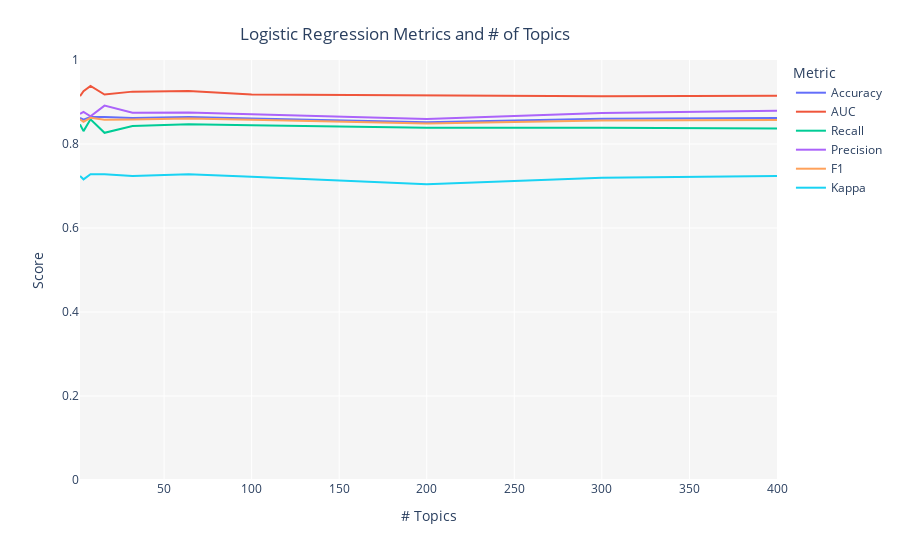

Write notebook code for a chart like this one.
### Code cell
tuned_classification = tune_model(model = 'lda', multi_core = True, supervised_target = 'status')

### Figure 1 — Plotly figure (JSON) as saved in the notebook; plotly's stock layout.template omitted (floating-point values rounded to 4 significant figures)
{"data": [{"hovertemplate": "Metric=Accuracy<br># Topics=%{x}<br>Score=%{y}<extra></extra>", "legendgroup": "Accuracy", "line": {"color": "#636efa", "dash": "solid", "shape": "linear"}, "mode": "lines", "name": "Accuracy", "orientation": "v", "showlegend": true, "type": "scatter", "x": [2, 4, 8, 16, 32, 64, 100, 200, 300, 400], "xaxis": "x", "y": [0.862, 0.858, 0.864, 0.864, 0.862, 0.864, 0.861, 0.852, 0.86, 0.862], "yaxis": "y"}, {"hovertemplate": "Metric=AUC<br># Topics=%{x}<br>Score=%{y}<extra></extra>", "legendgroup": "AUC", "line": {"color": "#EF553B", "dash": "solid", "shape": "linear"}, "mode": "lines", "name": "AUC", "orientation": "v", "showlegend": true, "type": "scatter", "x": [2, 4, 8, 16, 32, 64, 100, 200, 300, 400], "xaxis": "x", "y": [0.914, 0.9258, 0.9385, 0.9178, 0.9247, 0.9261, 0.9179, 0.9153, 0.9137, 0.9148], "yaxis": "y"}, {"hovertemplate": "Metric=Recall<br># Topics=%{x}<br>Score=%{y}<extra></extra>", "legendgroup": "Recall", "line": {"color": "#00cc96", "dash": "solid", "shape": "linear"}, "mode": "lines", "name": "Recall", "orientation": "v", "showlegend": true, "type": "scatter", "x": [2, 4, 8, 16, 32, 64, 100, 200, 300, 400], "xaxis": "x", "y": [0.8468, 0.8306, 0.8589, 0.8266, 0.8427, 0.8468, 0.8448, 0.8387, 0.8387, 0.8367], "yaxis": "y"}, {"hovertemplate": "Metric=Precision<br># Topics=%{x}<br>Score=%{y}<extra></extra>", "legendgroup": "Precision", "line": {"color": "#ab63fa", "dash": "solid", "shape": "linear"}, "mode": "lines", "name": "Precision", "orientation": "v", "showlegend": true, "type": "scatter", "x": [2, 4, 8, 16, 32, 64, 100, 200, 300, 400], "xaxis": "x", "y": [0.8714, 0.8766, 0.8659, 0.8913, 0.8745, 0.875, 0.8711, 0.8595, 0.8739, 0.8792], "yaxis": "y"}, {"hovertemplate": "Metric=F1<br># Topics=%{x}<br>Score=%{y}<extra></extra>", "legendgroup": "F1", "line": {"color": "#FFA15A", "dash": "solid", "shape": "linear"}, "mode": "lines", "name": "F1", "orientation": "v", "showlegend": true, "type": "scatter", "x": [2, 4, 8, 16, 32, 64, 100, 200, 300, 400], "xaxis": "x", "y": [0.8589, 0.853, 0.8623, 0.8577, 0.8583, 0.8607, 0.8577, 0.849, 0.856, 0.8574], "yaxis": "y"}, {"hovertemplate": "Metric=Kappa<br># Topics=%{x}<br>Score=%{y}<extra></extra>", "legendgroup": "Kappa", "line": {"color": "#19d3f3", "dash": "solid", "shape": "linear"}, "mode": "lines", "name": "Kappa", "orientation": "v", "showlegend": true, "type": "scatter", "x": [2, 4, 8, 16, 32, 64, 100, 200, 300, 400], "xaxis": "x", "y": [0.7239, 0.7159, 0.728, 0.7278, 0.7239, 0.7279, 0.7219, 0.7039, 0.7199, 0.7239], "yaxis": "y"}], "layout": {"legend": {"title": {"text": "Metric"}, "tracegroupgap": 0}, "margin": {"t": 60}, "plot_bgcolor": "rgb(245,245,245)", "title": {"text": "Logistic Regression Metrics and # of Topics", "x": 0.45, "xanchor": "center", "y": 0.95, "yanchor": "top"}, "xaxis": {"anchor": "y", "domain": [0, 1], "title": {"text": "# Topics"}}, "yaxis": {"anchor": "x", "domain": [0, 1], "range": [0, 1], "title": {"text": "Score"}}}}
